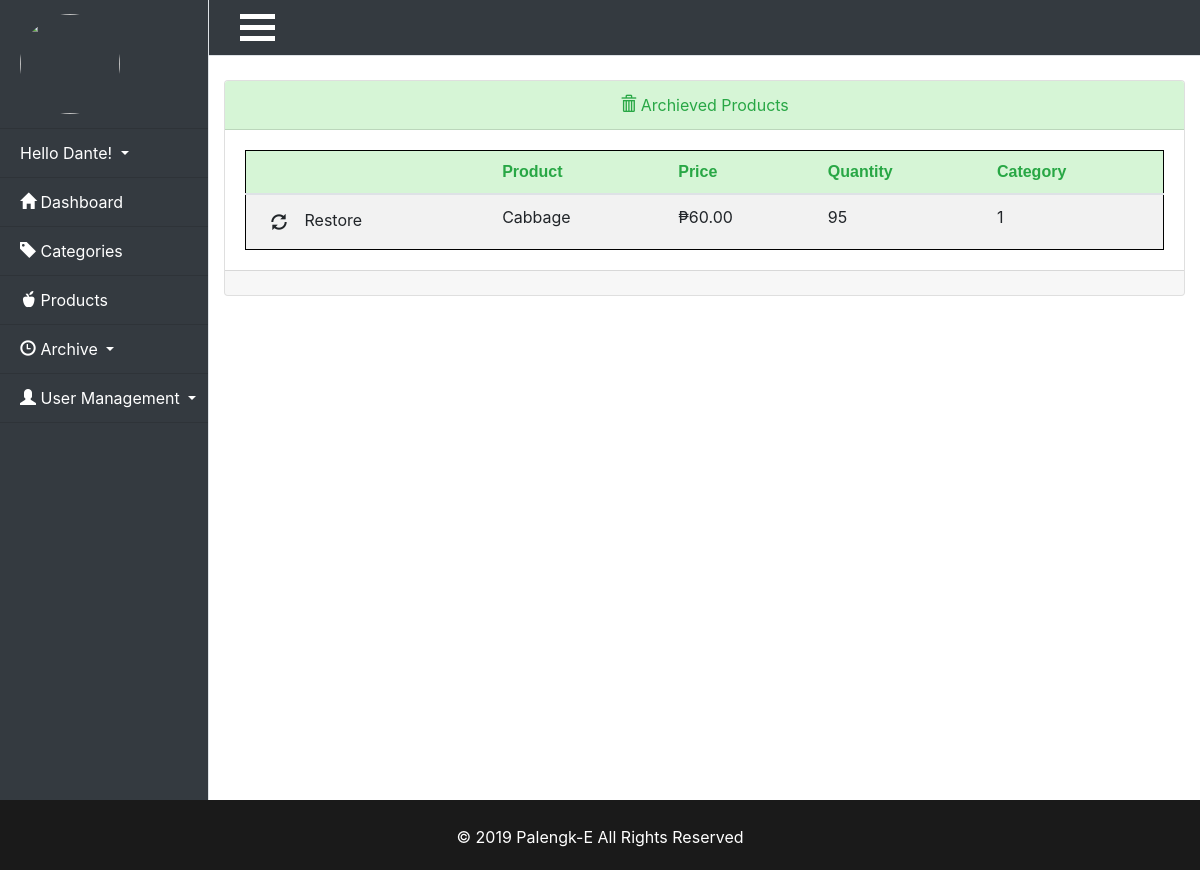
/Thesis/admin/archive.php (signed in), run on the app's committed database.
### tables this page shows
CREATE TABLE `products` (
  `Product_id` int(255) NOT NULL,
  `Product_name` varchar(255) NOT NULL,
  `Product_price` decimal(20,2) NOT NULL,
  `Product_origprice` decimal(20,2) NOT NULL,
  `Product_quantity` int(11) NOT NULL,
  `Product_category` int(11) NOT NULL,
  `Product_image` varchar(255) NOT NULL,
  `Product_description` text NOT NULL,
  `Product_tags` text NOT NULL,
  `Deleted` tinyint(4) NOT NULL DEFAULT '0'
);

### Thesis/admin/archive.php (the view, shortened to what this page needs)
<?php
require_once $_SERVER['DOCUMENT_ROOT'].'/Thesis/system/initialize.php';
include 'includes/header.php';
include 'includes/sidebar.php';
$sql = "SELECT * FROM products WHERE deleted = 1";
$products_result = $db->query($sql);
?>
<br>
<div class="container">
        <div class="card">
    <div class="card-header text-success text-center"><i class="glyphicon glyphicon-trash"></i> Archieved Products</div>
          <div class="card-body">
<?php if(mysqli_num_rows($products_result) == 0): ?>
  <div class="bg-danger cartemp" style="height:100px;">
       <p class="text-center text-light"  style="padding:35px; font-size: 18px;">
      There are no Archived Products yet
    </p>
  </div>
<?php else: ?>
<table class="table table-striped">
<thead class="text-success">
 <th></th>
 <th>Product</th>
 <th>Price</th>
 <th>Quantity</th>
 <th>Category</th>
</thead>
<tbody>
  <?php while($product = mysqli_fetch_assoc($products_result)): ?>
   <tr>
        <td>
          <a href="archive.php?archived=<?=$product['Product_id'];?>" class="btn btn-xs btn default"><span class="glyphicon glyphicon-refresh"></span></a> Restore
        </td>
        <td><?=$product['Product_name'];?></td>
        <td>₱<?=$product['Product_price'];?></td>
        <td><?=$product['Product_quantity'];?></td>
        <td><?=$product['Product_category'];?></td>
   </tr>
  <?php endwhile; ?>
</tbody>
</table>
<?php endif; ?>
</div>
<div class="card-footer text-right">
</div>
</div>
</div>
</div>
<br>
<?php
include 'includes/footer.php';
?>

### Thesis/css/main.css (style rules this page uses)
html { margin:0; padding:0; height:100% }
body { margin:0; padding:0; height:100%; background-image: url("../images/newbackground.jpg"); background-size: 100vw 100vh; background-attachment: fixed; }
.table { margin: 0 auto; border: 1px solid black; }
.card-header { background-color: #d6f5d6; }
.table th { background-color: #d6f5d6; border: none; font-family: helvetica; }
body { overflow-x: hidden; }

### data on the page
products: Product_name "Cabbage", Product_price "60.00", Product_quantity "95", Product_category "1"

### other printed values
$user_data['first'] "Dante"
